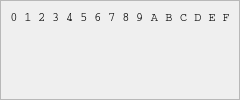
<?xml version="1.0" encoding="UTF-8"?>
<ui version="4.0">
 <class>RawResource</class>
 <widget class="QWidget" name="RawResource">
  <layout class="QVBoxLayout" name="verticalLayout">
   <property name="margin">
    <number>0</number>
   </property>
   <item>
    <widget class="QScrollArea" name="scrollArea">
     <widget class="QWidget" name="scrollAreaWidgetContents">
      <layout class="QGridLayout" name="gridLayout">
       <property name="sizeConstraint">
        <enum>QLayout::SetFixedSize</enum>
       </property>
       <item row="0" column="1">
        <widget class="QLabel" name="labelCol0">
         <property name="alignment">
          <set>Qt::AlignCenter</set>
         </property>
         <property name="font">
          <font>
           <family>Monospace, Courier</family>
          </font>
         </property>
         <property name="text">
          <string>0</string>
         </property>
        </widget>
       </item>
       <item row="0" column="2">
        <widget class="QLabel" name="labelCol1">
         <property name="alignment">
          <set>Qt::AlignCenter</set>
         </property>
         <property name="font">
          <font>
           <family>Monospace, Courier</family>
          </font>
         </property>
         <property name="text">
          <string>1</string>
         </property>
        </widget>
       </item>
       <item row="0" column="3">
        <widget class="QLabel" name="labelCol2">
         <property name="alignment">
          <set>Qt::AlignCenter</set>
         </property>
         <property name="font">
          <font>
           <family>Monospace, Courier</family>
          </font>
         </property>
         <property name="text">
          <string>2</string>
         </property>
        </widget>
       </item>
       <item row="0" column="4">
        <widget class="QLabel" name="labelCol3">
         <property name="alignment">
          <set>Qt::AlignCenter</set>
         </property>
         <property name="font">
          <font>
           <family>Monospace, Courier</family>
          </font>
         </property>
         <property name="text">
          <string>3</string>
         </property>
        </widget>
       </item>
       <item row="0" column="5">
        <widget class="QLabel" name="labelCol4">
         <property name="alignment">
          <set>Qt::AlignCenter</set>
         </property>
         <property name="font">
          <font>
           <family>Monospace, Courier</family>
          </font>
         </property>
         <property name="text">
          <string>4</string>
         </property>
        </widget>
       </item>
       <item row="0" column="6">
        <widget class="QLabel" name="labelCol5">
         <property name="alignment">
          <set>Qt::AlignCenter</set>
         </property>
         <property name="font">
          <font>
           <family>Monospace, Courier</family>
          </font>
         </property>
         <property name="text">
          <string>5</string>
         </property>
        </widget>
       </item>
       <item row="0" column="7">
        <widget class="QLabel" name="labelCol6">
         <property name="alignment">
          <set>Qt::AlignCenter</set>
         </property>
         <property name="font">
          <font>
           <family>Monospace, Courier</family>
          </font>
         </property>
         <property name="text">
          <string>6</string>
         </property>
        </widget>
       </item>
       <item row="0" column="8">
        <widget class="QLabel" name="labelCol7">
         <property name="alignment">
          <set>Qt::AlignCenter</set>
         </property>
         <property name="font">
          <font>
           <family>Monospace, Courier</family>
          </font>
         </property>
         <property name="text">
          <string>7</string>
         </property>
        </widget>
       </item>
       <item row="0" column="9">
        <widget class="QLabel" name="labelCol8">
         <property name="alignment">
          <set>Qt::AlignCenter</set>
         </property>
         <property name="font">
          <font>
           <family>Monospace, Courier</family>
          </font>
         </property>
         <property name="text">
          <string>8</string>
         </property>
        </widget>
       </item>
       <item row="0" column="10">
        <widget class="QLabel" name="labelCol9">
         <property name="alignment">
          <set>Qt::AlignCenter</set>
         </property>
         <property name="font">
          <font>
           <family>Monospace, Courier</family>
          </font>
         </property>
         <property name="text">
          <string>9</string>
         </property>
        </widget>
       </item>
       <item row="0" column="11">
        <widget class="QLabel" name="labelColA">
         <property name="alignment">
          <set>Qt::AlignCenter</set>
         </property>
         <property name="font">
          <font>
           <family>Monospace, Courier</family>
          </font>
         </property>
         <property name="text">
          <string>A</string>
         </property>
        </widget>
       </item>
       <item row="0" column="12">
        <widget class="QLabel" name="labelColB">
         <property name="alignment">
          <set>Qt::AlignCenter</set>
         </property>
         <property name="font">
          <font>
           <family>Monospace, Courier</family>
          </font>
         </property>
         <property name="text">
          <string>B</string>
         </property>
        </widget>
       </item>
       <item row="0" column="13">
        <widget class="QLabel" name="labelColC">
         <property name="alignment">
          <set>Qt::AlignCenter</set>
         </property>
         <property name="font">
          <font>
           <family>Monospace, Courier</family>
          </font>
         </property>
         <property name="text">
          <string>C</string>
         </property>
        </widget>
       </item>
       <item row="0" column="14">
        <widget class="QLabel" name="labelColD">
         <property name="alignment">
          <set>Qt::AlignCenter</set>
         </property>
         <property name="font">
          <font>
           <family>Monospace, Courier</family>
          </font>
         </property>
         <property name="text">
          <string>D</string>
         </property>
        </widget>
       </item>
       <item row="0" column="15">
        <widget class="QLabel" name="labelColE">
         <property name="alignment">
          <set>Qt::AlignCenter</set>
         </property>
         <property name="font">
          <font>
           <family>Monospace, Courier</family>
          </font>
         </property>
         <property name="text">
          <string>E</string>
         </property>
        </widget>
       </item>
       <item row="0" column="16">
        <widget class="QLabel" name="labelColF">
         <property name="alignment">
          <set>Qt::AlignCenter</set>
         </property>
         <property name="font">
          <font>
           <family>Monospace, Courier</family>
          </font>
         </property>
         <property name="text">
          <string>F</string>
         </property>
        </widget>
       </item>
      </layout>
     </widget>
    </widget>
   </item>
  </layout>
 </widget>
 <resources/>
 <connections/>
</ui>
